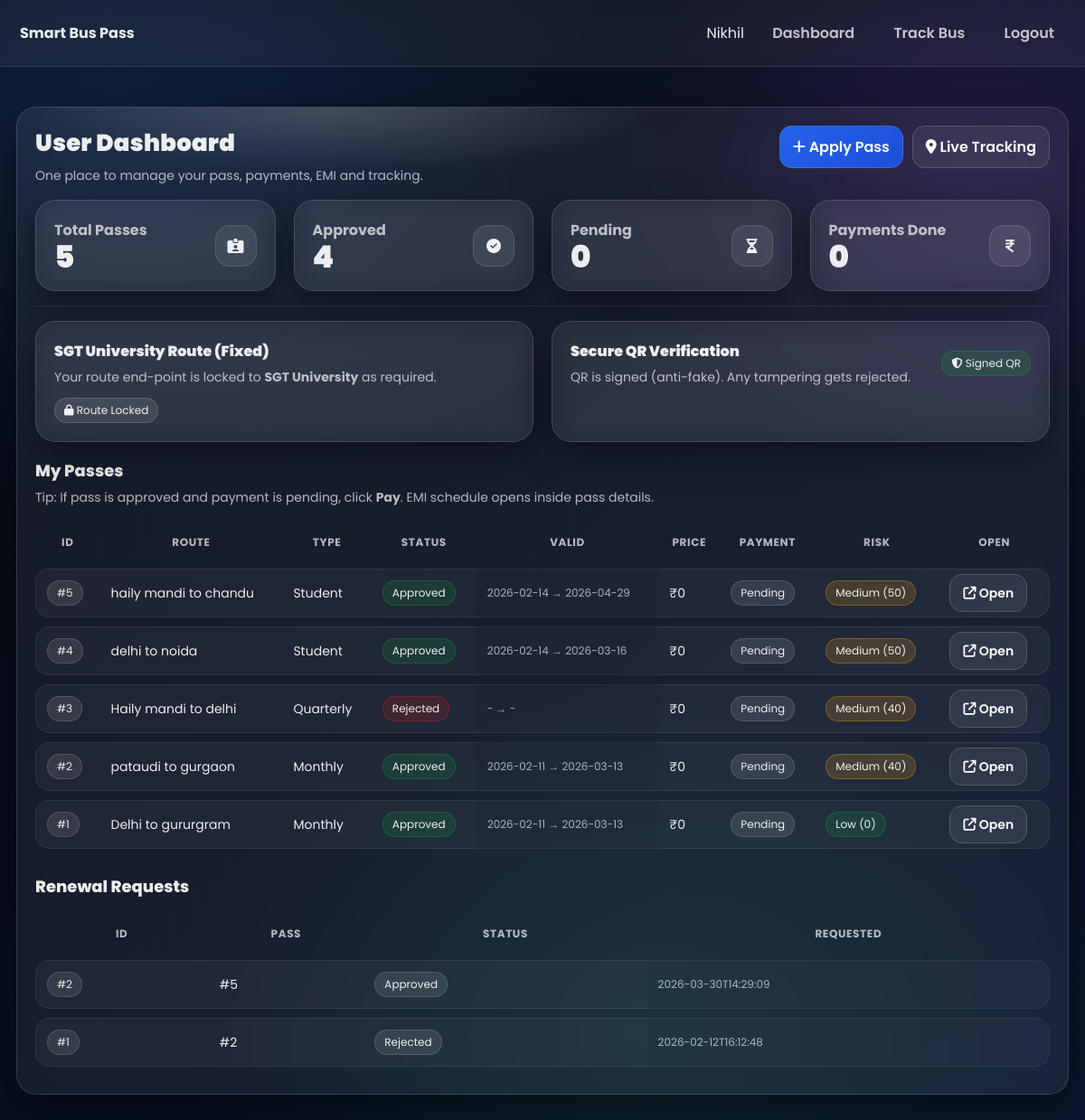
/dashboard (signed in), run on the app's committed database.
### tables this page shows
CREATE TABLE bus_pass (
        pass_id INTEGER PRIMARY KEY AUTOINCREMENT,
        user_id INTEGER NOT NULL,
        user_name TEXT NOT NULL,
        email TEXT NOT NULL,
        route TEXT NOT NULL,
        pass_type TEXT NOT NULL,
        status TEXT NOT NULL DEFAULT 'Pending',
        remarks TEXT DEFAULT '',
        fraud_score INTEGER DEFAULT 0,
        fraud_flag TEXT DEFAULT 'Low',
        created_at TEXT NOT NULL,
        reviewed_at TEXT,
        approved_at TEXT,
        rejected_at TEXT,
        valid_from TEXT,
        valid_till TEXT,
        renewal_count INTEGER DEFAULT 0, photo_path TEXT, college_name TEXT, enrollment_no TEXT, verified INTEGER DEFAULT 0, price INTEGER DEFAULT 0, payment_status TEXT DEFAULT 'Pending', payment_method TEXT, txn_id TEXT, paid_at TEXT, emi_months INTEGER DEFAULT 0, emi_monthly_amount INTEGER DEFAULT 0,
        FOREIGN KEY(user_id) REFERENCES users(id)
    );

CREATE TABLE renewals (
        id INTEGER PRIMARY KEY AUTOINCREMENT,
        pass_id INTEGER NOT NULL,
        user_id INTEGER NOT NULL,
        status TEXT NOT NULL DEFAULT 'Pending',
        requested_at TEXT NOT NULL,
        processed_at TEXT,
        remarks TEXT DEFAULT '',
        FOREIGN KEY(pass_id) REFERENCES bus_pass(pass_id),
        FOREIGN KEY(user_id) REFERENCES users(id)
    );

### app.py (the view)
@app.route('/dashboard')
def dashboard():
    if not require_login():
        return redirect(url_for('login'))
    conn = get_db()
    passes = conn.execute(
        "SELECT * FROM bus_pass WHERE user_id=? ORDER BY pass_id DESC",
        (session['user_id'],)
    ).fetchall()
    renewals = conn.execute(
        "SELECT * FROM renewals WHERE user_id=? ORDER BY id DESC",
        (session['user_id'],)
    ).fetchall()
    conn.close()
    return render_template('dashboard.html', title=f"Dashboard | {APP_TITLE}", passes=passes, renewals=renewals)

### app.py (called while the page is built)
@app.before_request
def _rate_limit_guard():
    try:
        ip = request.headers.get("X-Forwarded-For", request.remote_addr) or "unknown"
        endpoint = (request.endpoint or "unknown")
        minute = datetime.now().strftime("%Y%m%d%H%M")
        key = (ip, endpoint, minute)
        _rate_bucket[key] = _rate_bucket.get(key, 0) + 1
        if _rate_bucket[key] > RATE_LIMIT_PER_MINUTE:
            return render_template("403.html", title="403 | " + APP_TITLE), 403
    except Exception:
        pass

def get_db():
    conn = sqlite3.connect(DB_PATH)
    conn.row_factory = sqlite3.Row
    return conn

def require_login():
    return 'user_id' in session

### templates/dashboard.html (shortened to what this page needs)
{% extends 'base.html' %}
{% block content %}
{% set ns = namespace(total=0, approved=0, pending=0, rejected=0, paid=0) %}
{% for p in passes %}
  {% set ns.total = ns.total + 1 %}
  {% if p.status == 'Approved' %}{% set ns.approved = ns.approved + 1 %}{% endif %}
  {% if p.status == 'Pending' %}{% set ns.pending = ns.pending + 1 %}{% endif %}
  {% if p.status == 'Rejected' %}{% set ns.rejected = ns.rejected + 1 %}{% endif %}
  {% if (p.payment_status or '') == 'Paid' %}{% set ns.paid = ns.paid + 1 %}{% endif %}
{% endfor %}
<div class="card pad glow">
  <div class="card-header">
    <div>
      <div class="title">User Dashboard</div>
      <div class="subtitle">One place to manage your pass, payments, EMI and tracking.</div>
    </div>
    <div style="display:flex;gap:10px;flex-wrap:wrap;align-items:center">
      <a class="btn primary" href="{{ url_for('apply_pass') }}"><i class="fa-solid fa-plus"></i> Apply Pass</a>
      <a class="btn" href="{{ url_for('track_bus') }}"><i class="fa-solid fa-location-dot"></i> Live Tracking</a>
    </div>
  </div>
  <div class="grid cols-4" style="margin-top:16px">
    <div class="card pad soft">
      <div class="kpi">
        <div>
          <div class="label">Total Passes</div>
          <div class="num">{{ ns.total }}</div>
        </div>
        <div class="icon"><i class="fa-solid fa-id-card-clip"></i></div>
      </div>
    </div>
    <div class="card pad soft">
      <div class="kpi">
        <div>
          <div class="label">Approved</div>
          <div class="num">{{ ns.approved }}</div>
        </div>
        <div class="icon"><i class="fa-solid fa-circle-check"></i></div>
      </div>
    </div>
    <div class="card pad soft">
      <div class="kpi">
        <div>
          <div class="label">Pending</div>
          <div class="num">{{ ns.pending }}</div>
        </div>
        <div class="icon"><i class="fa-solid fa-hourglass-half"></i></div>
      </div>
    </div>
    <div class="card pad soft">
      <div class="kpi">
        <div>
          <div class="label">Payments Done</div>
          <div class="num">{{ ns.paid }}</div>
        </div>
        <div class="icon"><i class="fa-solid fa-indian-rupee-sign"></i></div>
      </div>
    </div>
  </div>
  <hr class="hr">
  <div class="grid cols-2">
    <div class="card pad soft">
      <div style="display:flex;justify-content:space-between;gap:12px;align-items:center;flex-wrap:wrap">
        <div>
          <div style="font-weight:900;font-size:16px">SGT University Route (Fixed)</div>
          <div class="subtitle">Your route end-point is locked to <b>SGT University</b> as required.</div>
        </div>
        <span class="badge"><i class="fa-solid fa-lock"></i> Route Locked</span>
      </div>
    </div>
    <div class="card pad soft">
      <div style="display:flex;justify-content:space-between;gap:12px;align-items:center;flex-wrap:wrap">
        <div>
          <div style="font-weight:900;font-size:16px">Secure QR Verification</div>
          <div class="subtitle">QR is signed (anti-fake). Any tampering gets rejected.</div>
        </div>
        <span class="badge good"><i class="fa-solid fa-shield-halved"></i> Signed QR</span>
      </div>
    </div>
  </div>
  <div class="section-title">My Passes</div>
  <div class="subtitle">Tip: If pass is approved and payment is pending, click <b>Pay</b>. EMI schedule opens inside pass details.</div>
  <div style="overflow:auto;margin-top:10px">
    <table class="table">
      <tr>
        <th>ID</th>
        <th>Route</th>
        <th>Type</th>
        <th>Status</th>
        <th>Valid</th>
        <th>Price</th>
        <th>Payment</th>
        <th>Risk</th>
        <th>Open</th>
      </tr>
      {% for p in passes %}
      <tr>
        <td><span class="badge">#{{ p.pass_id }}</span></td>
        <td>{{ p.route }}</td>
        <td>{{ p.pass_type }}</td>
        <td>
          {% if p.status=='Approved' %}<span class="badge good">Approved</span>
          {% elif p.status=='Rejected' %}<span class="badge bad">Rejected</span>
          {% else %}<span class="badge warn">Pending</span>{% endif %}
        </td>
        <td class="muted" style="font-size:12px">{{ p.valid_from or '-' }} → {{ p.valid_till or '-' }}</td>
        <td>₹{{ p.price or 0 }}</td>
        <td>
          <span class="badge">{{ p.payment_status or 'Pending' }}</span>
        </td>
        <td>
          {% if p.fraud_flag=='High' %}<span class="badge bad"><i class="fa-solid fa-triangle-exclamation"></i> High ({{ p.fraud_score }})</span>
          {% elif p.fraud_flag=='Medium' %}<span class="badge warn">Medium ({{ p.fraud_score }})</span>
          {% else %}<span class="badge good">Low ({{ p.fraud_score }})</span>{% endif %}
        </td>
        <td><a class="btn" href="{{ url_for('pass_details', pass_id=p.pass_id) }}"><i class="fa-solid fa-arrow-up-right-from-square"></i> Open</a></td>
      </tr>
      {% endfor %}
    </table>
  </div>
  <div class="section-title">Renewal Requests</div>
  <div style="overflow:auto;margin-top:10px">
    <table class="table">
      <tr><th>ID</th><th>Pass</th><th>Status</th><th>Requested</th></tr>
      {% for r in renewals %}
      <tr>
        <td><span class="badge">#{{ r.id }}</span></td>
        <td><a href="{{ url_for('pass_details', pass_id=r.pass_id) }}">#{{ r.pass_id }}</a></td>
        <td><span class="badge">{{ r.status }}</span></td>
        <td class="muted" style="font-size:12px">{{ r.requested_at }}</td>
      </tr>
      {% endfor %}
    </table>
  </div>
</div>
{% endblock %}

### templates/base.html (shortened to what this page needs)
<!DOCTYPE html>
<html lang="en">
<head>
  <link rel="stylesheet" href="https://cdnjs.cloudflare.com/ajax/libs/font-awesome/6.5.0/css/all.min.css">
  <link rel="stylesheet" href="{{ url_for('static', filename='css/modern.css') }}">
</head>
<body>
  <div class="navbar">
    <div>
      <strong>Smart Bus Pass</strong>
    </div>
    <div class="nav-links">
      {% if session.get('user') %}
        <span>{{ session.get('user') }}</span>
        {% if session.get('role') in ['admin','verifier'] %}
          <a href="{{ url_for('admin_analytics') }}">Dashboard</a>
        {% else %}
          <a href="{{ url_for('dashboard') }}">Dashboard</a>
        {% endif %}
        <a href="{{ url_for('track_bus') }}">Track Bus</a>
        <a href="{{ url_for('logout') }}">Logout</a>
      {% else %}
        <a href="{{ url_for('login') }}">Login</a>
        <a href="{{ url_for('register') }}">Register</a>
      {% endif %}
    </div>
  </div>
  <div class="container">
    {% block content %}{% endblock %}
  </div>
</body>
</html>

### static/css/modern.css (style rules this page uses)
:root { --bg1:#060a12; --bg2:#0b1730; --card:rgba(255,255,255,0.06); --card2:rgba(255,255,255,0.09); --border:rgba(255,255,255,0.14); --text:rgba(255,255,255,0.92); --muted:rgba(255,255,255,0.72); --shadow:0 18px 55px rgba(0,0,0,0.55); --r:22px; }
body { background: radial-gradient(1200px 800px at 10% 10%, rgba(59,130,246,0.18), transparent 55%), radial-gradient(900px 700px at 90% 15%, rgba(168,85,247,0.16), transparent 50%), radial-gradient(900px 700px at 60% 90%, rgba(34,197,94,0.10), transparent 55%), linear-gradient(135deg, var(--bg1), var(--bg2)); color: var(--text); }
.container { max-width:1250px; margin:26px auto; padding:18px; }
.navbar { position:sticky; top:0; z-index:1000; padding:14px 22px; border-bottom:1px solid rgba(255,255,255,0.10); }
.nav-links a { display:inline-flex; align-items:center; gap:8px; padding:10px 12px; border-radius:14px; background:transparent; }
.card { background: var(--card); border:1px solid var(--border); border-radius: var(--r); box-shadow: var(--shadow); }
.card.soft { background:rgba(255,255,255,0.045); box-shadow:0 14px 40px rgba(0,0,0,0.42); }
.card-header { display:flex; align-items:flex-start; justify-content:space-between; gap:14px; }
.title { font-size:26px; font-weight:900; letter-spacing:0.2px; }
.subtitle { opacity:.75; font-size:14px; margin-top:6px; }
.section-title { font-size:18px;font-weight:800;margin-top:18px; }
.btn { border:1px solid rgba(255,255,255,0.16); background:rgba(255,255,255,0.07); border-radius:14px; padding:10px 14px; }
.btn.primary { background:linear-gradient(135deg,#2563eb,#1d4ed8); border-color:rgba(255,255,255,0.10); }
.badge { border:1px solid rgba(255,255,255,0.14); }
.badge.good { background:rgba(22,163,74,0.18); border-color:rgba(22,163,74,0.32); }
.badge.bad { background:rgba(220,38,38,0.18); border-color:rgba(220,38,38,0.32); }
.badge.warn { background:rgba(245,158,11,0.18); border-color:rgba(245,158,11,0.32); }
.cols-2 { grid-template-columns:repeat(2,minmax(0,1fr)); }
.cols-4 { grid-template-columns:repeat(4,minmax(0,1fr)); }
.kpi { display:flex; align-items:center; justify-content:space-between; gap:12px; }
.kpi .num { font-size:34px;font-weight:950;line-height:1; }
.kpi .label { opacity:.75;font-weight:700; }
.kpi .icon { width:46px;height:46px; display:grid;place-items:center; border-radius:16px; background:rgba(255,255,255,0.08); border:1px solid rgba(255,255,255,0.12); }
.table { border-collapse:separate; border-spacing:0 10px; }
.table th { opacity:.75; font-size:12px; text-transform:uppercase; letter-spacing:0.6px; border-bottom:none; padding:10px 12px; }
.table td { background:rgba(255,255,255,0.04); border-top:1px solid rgba(255,255,255,0.08); border-bottom:1px solid rgba(255,255,255,0.08); padding:12px; }
.table tr td:first-child { border-left:1px solid rgba(255,255,255,0.08); border-top-left-radius:16px; border-bottom-left-radius:16px; }
.table tr td:last-child { border-right:1px solid rgba(255,255,255,0.08); border-top-right-radius:16px; border-bottom-right-radius:16px; }
.hr { height:1px;background:rgba(255,255,255,0.10);border:0;margin:16px 0; }
.glow { position:relative; overflow:hidden; }
.glow:before { content:""; position:absolute; inset:-2px; background:radial-gradient(600px 120px at 30% 0%, rgba(255,255,255,0.18), transparent 60%); pointer-events:none; }

### data on the page
bus_pass: pass_id "5", route "haily mandi to chandu", pass_type "Student", status "Approved", valid_from "2026-02-14", valid_till "2026-04-29", price "0", payment_status "Pending", fraud_score "50"
bus_pass: pass_id "4", route "delhi to noida", pass_type "Student", status "Approved", valid_from "2026-02-14", valid_till "2026-03-16", price "0", payment_status "Pending", fraud_score "50"
bus_pass: pass_id "3", route "Haily mandi to delhi", pass_type "Quarterly", status "Rejected", valid_from "-", valid_till "-", price "0", payment_status "Pending", fraud_score "40"
bus_pass: pass_id "2", route "pataudi to gurgaon", pass_type "Monthly", status "Approved", valid_from "2026-02-11", valid_till "2026-03-13", price "0", payment_status "Pending", fraud_score "40"
bus_pass: pass_id "1", route "Delhi to gururgram", pass_type "Monthly", status "Approved", valid_from "2026-02-11", valid_till "2026-03-13", price "0", payment_status "Pending", fraud_score "0"
renewals: id "2", pass_id "5", status "Approved", requested_at "2026-03-30T14:29:09"
renewals: id "1", pass_id "2", status "Rejected", requested_at "2026-02-12T16:12:48"

### other printed values
{{ session.get('user') }} "Nikhil"
{{ ns.total }} "5"
{{ ns.approved }} "4"
{{ ns.pending }} "0"
{{ ns.paid }} "0"
